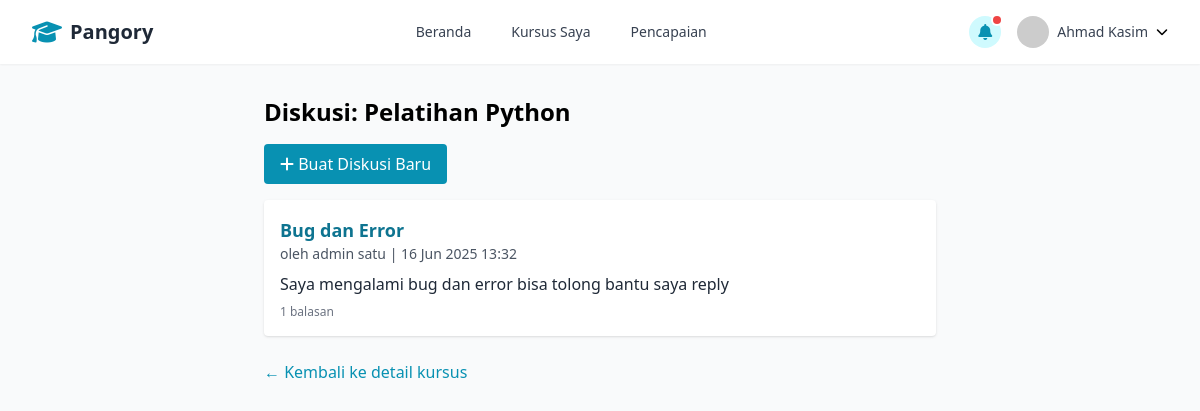
Page /courses/1/discussion/ (signed in) on the committed database.
### accounts/models.py (models this page shows, shortened)
class User(AbstractUser):
    email = models.EmailField(_('email address'), unique=True)
    role = models.CharField(
        max_length=10,
        choices=UserRole.choices,
        default=UserRole.STUDENT,
    )
    USERNAME_FIELD = 'email'
    REQUIRED_FIELDS = ['username', 'first_name', 'last_name']

### courses/models.py (models this page shows, shortened)
class Course(models.Model):
    title = models.CharField(max_length=255)
    description = models.TextField()
    instructor = models.ForeignKey(
        settings.AUTH_USER_MODEL,
        on_delete=models.CASCADE,
        related_name='courses_teaching'
    )
    students = models.ManyToManyField(
        settings.AUTH_USER_MODEL,
        related_name='courses_enrolled',
        blank=True
    )
    thumbnail = models.ImageField(upload_to='course_thumbnails/', null=True, blank=True)
    status = models.CharField(
        max_length=10,
        choices=CourseStatus.choices,
        default=CourseStatus.DRAFT
    )
    price = models.DecimalField(max_digits=10, decimal_places=2, default=0.00)
    created_at = models.DateTimeField(auto_now_add=True)
    updated_at = models.DateTimeField(auto_now=True)

### discussions/models.py (models this page shows, shortened)
class DiscussionPost(models.Model):
    course = models.ForeignKey(Course, on_delete=models.CASCADE, related_name='discussion_posts')
    author = models.ForeignKey(
        settings.AUTH_USER_MODEL,
        on_delete=models.CASCADE,
        related_name='discussion_posts'
    )
    topic = models.CharField(max_length=255)
    content = models.TextField()
    created_at = models.DateTimeField(auto_now_add=True)
    updated_at = models.DateTimeField(auto_now=True)
    class Meta:
        ordering = ['-created_at']
    @property
    def reply_count(self):
        return self.replies.count()

### discussions/views.py (the view)
# urls.py: path('courses/<int:course_id>/discussion/', discussions_views.course_discussion, name='course_discussion'),
@login_required
def course_discussion(request, course_id):
    course = get_object_or_404(Course, pk=course_id)
    user = request.user
    if not (course.students.filter(id=user.id).exists() or course.instructor.id == user.id or user.is_staff or user.is_superuser):
        raise PermissionDenied("Anda tidak terdaftar di kursus ini.")
    posts = DiscussionPost.objects.filter(course=course).order_by('-created_at')
    return render(request, 'discuss/course_discussion.html', {'course': course, 'posts': posts})

### templates/discuss/course_discussion.html
{% extends "base.html" %}
{% block content %}
<div class="max-w-2xl mx-auto py-8">
    <h2 class="text-2xl font-bold mb-4">Diskusi: {{ course.title }}</h2>
    <a href="{% url 'create_discussion_post' course.id %}" class="mb-4 inline-block px-4 py-2 bg-cyan-600 text-white rounded hover:bg-cyan-700">
        <i class="fas fa-plus"></i> Buat Diskusi Baru
    </a>
    <div class="space-y-4">
        {% for post in posts %}
            <div class="bg-white p-4 rounded shadow">
                <a href="{% url 'discussion_post_detail' course.id post.id %}" class="text-lg font-semibold text-cyan-700 hover:underline">{{ post.topic }}</a>
                <div class="text-gray-600 text-sm mb-2">oleh {{ post.author.get_full_name }} | {{ post.created_at|date:"d M Y H:i" }}</div>
                <div class="text-gray-800">{{ post.content|truncatewords:30 }}</div>
                <div class="text-xs text-gray-500 mt-2">{{ post.reply_count }} balasan</div>
            </div>
        {% empty %}
            <p class="text-gray-500">Belum ada diskusi.</p>
        {% endfor %}
    </div>
    <a href="{% url 'course_detail' course.id %}" class="mt-6 inline-block text-cyan-600 hover:underline">← Kembali ke detail kursus</a>
</div>
{% endblock %}

### templates/base.html (shortened to what this page needs)
<!DOCTYPE html>
<html lang="en">
<head>
    <script src="https://cdn.tailwindcss.com"></script>
    <link rel="stylesheet" href="https://cdnjs.cloudflare.com/ajax/libs/font-awesome/6.5.0/css/all.min.css">
</head>
<body class="bg-gray-50">
    <nav class="bg-white shadow-sm">
        <div class="max-w-7xl mx-auto px-4 sm:px-6 lg:px-8">
            <div class="flex justify-between h-16">
                <div class="flex items-center">
                    <div class="flex-shrink-0 flex items-center">
                        <i class="fas fa-graduation-cap text-2xl text-cyan-600 mr-2"></i>
                        <span class="text-xl font-bold text-gray-800">Pangory</span>
                    </div>
                </div>
                <div class="hidden md:flex items-center space-x-4">
                    <a href="/" class="px-3 py-2 rounded-md text-sm font-medium text-gray-700 hover:text-cyan-600 transition">Beranda</a>
                    <a href="/courses/my" class="px-3 py-2 rounded-md text-sm font-medium text-gray-700 hover:text-cyan-600 transition">Kursus Saya</a>
                    <a href="#" class="px-3 py-2 rounded-md text-sm font-medium text-gray-700 hover:text-cyan-600 transition">Pencapaian</a>
                </div>
                <div class="hidden md:flex items-center space-x-4">
                    <div class="relative">
                        <button class="flex items-center space-x-2 focus:outline-none" id="notif-btn">
                            <div class="h-8 w-8 rounded-full bg-cyan-100 flex items-center justify-center">
                                <i class="fas fa-bell text-cyan-600"></i>
                            </div>
                        </button>
                        <span class="absolute top-0 right-0 block h-2 w-2 rounded-full bg-red-500 ring-2 ring-white"></span>
                    </div>
                    <div class="relative" id="profile-menu-container">
                        <button id="user-menu-button" class="flex items-center space-x-2 focus:outline-none">
                            <img class="h-8 w-8 rounded-full" src="{% if user.profile.avatar %}{{ user.profile.avatar.url }}{% else %}https://randomuser.me/api/portraits/men/32.jpg{% endif %}" alt="User profile">
                            <span class="text-sm font-medium text-gray-700">{{ user.first_name }} {{ user.last_name }}</span>
                            <i class="fas fa-chevron-down text-xs ml-1"></i>
                        </button>
                    </div>
                </div>
            </div>
        </div>
    </nav>
    <main>
        {% block content %}
        {% endblock %}
    </main>
</body>
</html>

### rows in the picture
User: first_name "Ahmad", last_name "Kasim"
Course: title "Pelatihan Python"
DiscussionPost: topic "Bug dan Error", author.get_full_name "admin satu", created_at "16 Jun 2025 13:32", content "Saya mengalami bug dan error bisa tolong bantu saya reply", reply_count "1"
